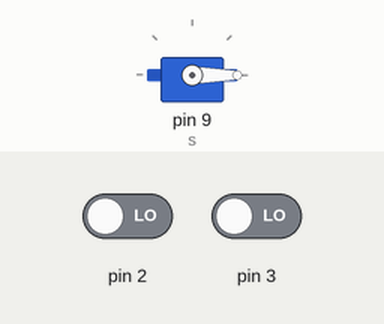
This sketch was run on a simulated Arduino Uno, built with avr-gcc and run on an emulated ATmega328P. On the bench: servo. Inputs (shaded band) come from the test bench; at power-on: pin 2 LOW, pin 3 LOW.

Above: at 1.2 s.
1.3 s: pin 2 driven HIGH
At 2.6 s:
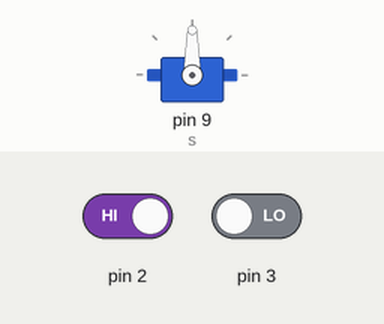
4.3 s: pin 3 driven HIGH
At 4.9 s:
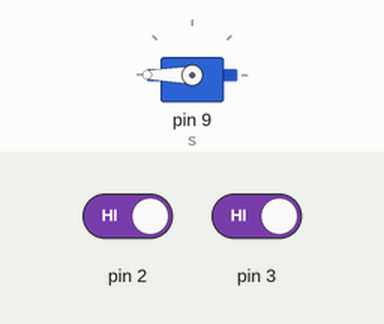
Timing chart, 0 to 7.5 s (numbered marks = the images above; inputs shaded):
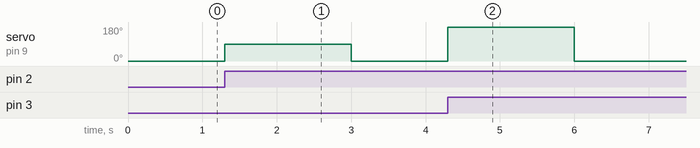

Measured:
- after the input at 1.3 s, servo on pin 9 (s): 0° → 90° at once, → 0° 1.7 s later
- after the input at 4.3 s, servo on pin 9 (s): 0° → 180° at once, → 0° 1.7 s later

The sketch:

Lab5-3.ino
```cpp
#include <Servo.h>
int sw1 = 2;
int sw2 = 3;
Servo s;


void setup() {
  s.attach(9);
  attachInterrupt(0, s90, RISING);
  attachInterrupt(1, s180, RISING);
}

void loop() {
  s.write(0);
  delay(3000);
}

void s90(){
  s.write(90);
}

void s180(){
  s.write(180);
}
```
